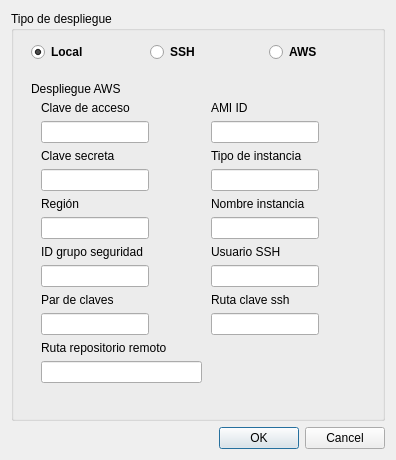
<?xml version="1.0" encoding="UTF-8"?>
<ui version="4.0">
 <class>Dialog</class>
 <widget class="QDialog" name="Dialog">
  <property name="geometry">
   <rect>
    <x>0</x>
    <y>0</y>
    <width>396</width>
    <height>460</height>
   </rect>
  </property>
  <property name="windowTitle">
   <string>Dialog</string>
  </property>
  <layout class="QVBoxLayout" name="verticalLayout">
   <item>
    <widget class="QGroupBox" name="groupBox">
     <property name="font">
      <font>
       <weight>50</weight>
       <bold>false</bold>
      </font>
     </property>
     <property name="title">
      <string>Tipo de despliegue</string>
     </property>
     <property name="flat">
      <bool>true</bool>
     </property>
     <property name="checkable">
      <bool>false</bool>
     </property>
     <widget class="QStackedWidget" name="deployWidget">
      <property name="geometry">
       <rect>
        <x>10</x>
        <y>70</y>
        <width>351</width>
        <height>351</height>
       </rect>
      </property>
      <property name="currentIndex">
       <number>2</number>
      </property>
      <widget class="QWidget" name="pageLocal">
       <widget class="QLabel" name="label">
        <property name="geometry">
         <rect>
          <x>10</x>
          <y>10</y>
          <width>111</width>
          <height>16</height>
         </rect>
        </property>
        <property name="text">
         <string>Despliegue Local</string>
        </property>
       </widget>
       <widget class="QWidget" name="widget_3" native="true">
        <property name="geometry">
         <rect>
          <x>10</x>
          <y>30</y>
          <width>201</width>
          <height>68</height>
         </rect>
        </property>
        <layout class="QFormLayout" name="formLayout_3">
         <item row="0" column="0">
          <widget class="QLabel" name="label_16">
           <property name="text">
            <string>Host</string>
           </property>
          </widget>
         </item>
         <item row="1" column="0" colspan="2">
          <widget class="QLineEdit" name="localHostEdit">
           <property name="text">
            <string>http://localhost:80</string>
           </property>
          </widget>
         </item>
        </layout>
       </widget>
      </widget>
      <widget class="QWidget" name="pageSSH">
       <widget class="QLabel" name="label_2">
        <property name="geometry">
         <rect>
          <x>10</x>
          <y>10</y>
          <width>111</width>
          <height>16</height>
         </rect>
        </property>
        <property name="text">
         <string>Despliegue SSH</string>
        </property>
       </widget>
       <widget class="QWidget" name="widget" native="true">
        <property name="geometry">
         <rect>
          <x>10</x>
          <y>40</y>
          <width>165</width>
          <height>174</height>
         </rect>
        </property>
        <layout class="QFormLayout" name="formLayout_2">
         <item row="0" column="0">
          <widget class="QLabel" name="label_3">
           <property name="text">
            <string>Host</string>
           </property>
          </widget>
         </item>
         <item row="1" column="0">
          <widget class="QLineEdit" name="sshHostEdit">
           <property name="sizePolicy">
            <sizepolicy hsizetype="Maximum" vsizetype="Fixed">
             <horstretch>0</horstretch>
             <verstretch>0</verstretch>
            </sizepolicy>
           </property>
           <property name="maximumSize">
            <size>
             <width>150</width>
             <height>16777215</height>
            </size>
           </property>
          </widget>
         </item>
         <item row="2" column="0">
          <widget class="QLabel" name="label_4">
           <property name="text">
            <string>Ruta clave privada</string>
           </property>
          </widget>
         </item>
         <item row="3" column="0">
          <widget class="QLineEdit" name="sshCertRouteEdit"/>
         </item>
         <item row="4" column="0">
          <widget class="QLabel" name="label_17">
           <property name="text">
            <string>Ruta repositorio remoto</string>
           </property>
          </widget>
         </item>
         <item row="5" column="0">
          <widget class="QLineEdit" name="sshRemoteRepoPathEdit"/>
         </item>
        </layout>
       </widget>
       <widget class="QWidget" name="widget_2" native="true">
        <property name="geometry">
         <rect>
          <x>180</x>
          <y>40</y>
          <width>161</width>
          <height>121</height>
         </rect>
        </property>
        <layout class="QFormLayout" name="formLayout">
         <item row="0" column="0">
          <widget class="QLabel" name="label_5">
           <property name="text">
            <string>Usuario</string>
           </property>
          </widget>
         </item>
         <item row="1" column="0">
          <widget class="QLineEdit" name="sshUsernameEdit">
           <property name="sizePolicy">
            <sizepolicy hsizetype="Maximum" vsizetype="Fixed">
             <horstretch>0</horstretch>
             <verstretch>0</verstretch>
            </sizepolicy>
           </property>
           <property name="maximumSize">
            <size>
             <width>150</width>
             <height>16777215</height>
            </size>
           </property>
          </widget>
         </item>
         <item row="2" column="0">
          <widget class="QLabel" name="label_6">
           <property name="text">
            <string>Puerto</string>
           </property>
          </widget>
         </item>
         <item row="3" column="0">
          <widget class="QSpinBox" name="sshPortEdit">
           <property name="enabled">
            <bool>true</bool>
           </property>
           <property name="wrapping">
            <bool>false</bool>
           </property>
           <property name="minimum">
            <number>1</number>
           </property>
           <property name="maximum">
            <number>65535</number>
           </property>
           <property name="value">
            <number>22</number>
           </property>
          </widget>
         </item>
        </layout>
       </widget>
      </widget>
      <widget class="QWidget" name="pageAWS">
       <widget class="QLabel" name="label_9">
        <property name="geometry">
         <rect>
          <x>10</x>
          <y>0</y>
          <width>231</width>
          <height>16</height>
         </rect>
        </property>
        <property name="text">
         <string>Despliegue AWS</string>
        </property>
       </widget>
       <widget class="QWidget" name="widget_4" native="true">
        <property name="geometry">
         <rect>
          <x>190</x>
          <y>20</y>
          <width>141</width>
          <height>280</height>
         </rect>
        </property>
        <layout class="QFormLayout" name="formLayout_4">
         <item row="0" column="0">
          <widget class="QLabel" name="label_13">
           <property name="text">
            <string>AMI ID</string>
           </property>
          </widget>
         </item>
         <item row="1" column="0">
          <widget class="QLineEdit" name="awsAmiIdEdit">
           <property name="sizePolicy">
            <sizepolicy hsizetype="Maximum" vsizetype="Fixed">
             <horstretch>0</horstretch>
             <verstretch>0</verstretch>
            </sizepolicy>
           </property>
           <property name="maximumSize">
            <size>
             <width>150</width>
             <height>16777215</height>
            </size>
           </property>
          </widget>
         </item>
         <item row="2" column="0">
          <widget class="QLabel" name="label_12">
           <property name="text">
            <string>Tipo de instancia</string>
           </property>
          </widget>
         </item>
         <item row="3" column="0">
          <widget class="QLineEdit" name="awsInstanceTypeEdit"/>
         </item>
         <item row="4" column="0">
          <widget class="QLabel" name="label_15">
           <property name="text">
            <string>Nombre instancia</string>
           </property>
          </widget>
         </item>
         <item row="5" column="0">
          <widget class="QLineEdit" name="awsInstanceNameEdit">
           <property name="sizePolicy">
            <sizepolicy hsizetype="Maximum" vsizetype="Fixed">
             <horstretch>0</horstretch>
             <verstretch>0</verstretch>
            </sizepolicy>
           </property>
           <property name="maximumSize">
            <size>
             <width>150</width>
             <height>16777215</height>
            </size>
           </property>
          </widget>
         </item>
         <item row="6" column="0">
          <widget class="QLabel" name="label_14">
           <property name="text">
            <string>Usuario SSH</string>
           </property>
          </widget>
         </item>
         <item row="7" column="0">
          <widget class="QLineEdit" name="awsUsernameEdit"/>
         </item>
         <item row="8" column="0">
          <widget class="QLabel" name="label_19">
           <property name="text">
            <string>Ruta clave ssh</string>
           </property>
          </widget>
         </item>
         <item row="9" column="0">
          <widget class="QLineEdit" name="awsSshKeyPathEdit"/>
         </item>
        </layout>
       </widget>
       <widget class="QWidget" name="widget_5" native="true">
        <property name="geometry">
         <rect>
          <x>20</x>
          <y>20</y>
          <width>161</width>
          <height>329</height>
         </rect>
        </property>
        <layout class="QFormLayout" name="formLayout_5">
         <item row="3" column="0">
          <widget class="QLineEdit" name="awsSecretAccessKeyEdit"/>
         </item>
         <item row="4" column="0">
          <widget class="QLabel" name="label_11">
           <property name="text">
            <string>Región</string>
           </property>
          </widget>
         </item>
         <item row="8" column="0">
          <widget class="QLabel" name="label_18">
           <property name="text">
            <string>Par de claves</string>
           </property>
          </widget>
         </item>
         <item row="9" column="0">
          <widget class="QLineEdit" name="awsKeyNameEdit"/>
         </item>
         <item row="10" column="0">
          <widget class="QLabel" name="label_20">
           <property name="text">
            <string>Ruta repositorio remoto</string>
           </property>
          </widget>
         </item>
         <item row="5" column="0">
          <widget class="QLineEdit" name="awsRegionEdit">
           <property name="sizePolicy">
            <sizepolicy hsizetype="Maximum" vsizetype="Fixed">
             <horstretch>0</horstretch>
             <verstretch>0</verstretch>
            </sizepolicy>
           </property>
           <property name="maximumSize">
            <size>
             <width>150</width>
             <height>16777215</height>
            </size>
           </property>
          </widget>
         </item>
         <item row="11" column="0" colspan="2">
          <widget class="QLineEdit" name="awsRemotePathEdit">
           <property name="text">
            <string/>
           </property>
          </widget>
         </item>
         <item row="1" column="0">
          <widget class="QLineEdit" name="awsAccessKeyEdit">
           <property name="sizePolicy">
            <sizepolicy hsizetype="Maximum" vsizetype="Fixed">
             <horstretch>0</horstretch>
             <verstretch>0</verstretch>
            </sizepolicy>
           </property>
           <property name="maximumSize">
            <size>
             <width>150</width>
             <height>16777215</height>
            </size>
           </property>
          </widget>
         </item>
         <item row="7" column="0">
          <widget class="QLineEdit" name="awsSecurityGroupEdit"/>
         </item>
         <item row="0" column="0">
          <widget class="QLabel" name="label_7">
           <property name="text">
            <string>Clave de acceso</string>
           </property>
          </widget>
         </item>
         <item row="2" column="0">
          <widget class="QLabel" name="label_8">
           <property name="text">
            <string>Clave secreta</string>
           </property>
          </widget>
         </item>
         <item row="6" column="0">
          <widget class="QLabel" name="label_10">
           <property name="text">
            <string>ID grupo seguridad</string>
           </property>
          </widget>
         </item>
        </layout>
       </widget>
      </widget>
     </widget>
     <widget class="QWidget" name="layoutWidget">
      <property name="geometry">
       <rect>
        <x>20</x>
        <y>30</y>
        <width>351</width>
        <height>22</height>
       </rect>
      </property>
      <layout class="QHBoxLayout" name="horizontalLayout">
       <item>
        <widget class="QRadioButton" name="radioLocal">
         <property name="font">
          <font>
           <weight>75</weight>
           <bold>true</bold>
          </font>
         </property>
         <property name="text">
          <string>Local</string>
         </property>
         <property name="checked">
          <bool>true</bool>
         </property>
        </widget>
       </item>
       <item>
        <widget class="QRadioButton" name="radioSSH">
         <property name="font">
          <font>
           <weight>75</weight>
           <bold>true</bold>
          </font>
         </property>
         <property name="text">
          <string>SSH</string>
         </property>
        </widget>
       </item>
       <item>
        <widget class="QRadioButton" name="radioAWS">
         <property name="font">
          <font>
           <weight>75</weight>
           <bold>true</bold>
          </font>
         </property>
         <property name="text">
          <string>AWS</string>
         </property>
        </widget>
       </item>
      </layout>
     </widget>
    </widget>
   </item>
   <item>
    <widget class="QDialogButtonBox" name="deployButton">
     <property name="orientation">
      <enum>Qt::Horizontal</enum>
     </property>
     <property name="standardButtons">
      <set>QDialogButtonBox::Cancel|QDialogButtonBox::Ok</set>
     </property>
    </widget>
   </item>
  </layout>
 </widget>
 <resources/>
 <connections>
  <connection>
   <sender>deployButton</sender>
   <signal>accepted()</signal>
   <receiver>Dialog</receiver>
   <slot>accept()</slot>
   <hints>
    <hint type="sourcelabel">
     <x>248</x>
     <y>254</y>
    </hint>
    <hint type="destinationlabel">
     <x>157</x>
     <y>274</y>
    </hint>
   </hints>
  </connection>
  <connection>
   <sender>deployButton</sender>
   <signal>rejected()</signal>
   <receiver>Dialog</receiver>
   <slot>reject()</slot>
   <hints>
    <hint type="sourcelabel">
     <x>316</x>
     <y>260</y>
    </hint>
    <hint type="destinationlabel">
     <x>286</x>
     <y>274</y>
    </hint>
   </hints>
  </connection>
 </connections>
</ui>
